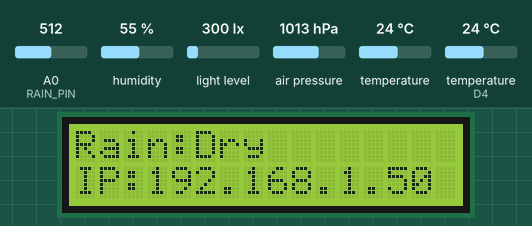
This sketch was run on a simulated ESP8266 (NodeMCU). On the bench: 16×2 character LCD. Inputs (shaded band) come from the test bench; at power-on: air pressure 1013 hPa, temperature 24 °C, humidity 55 %, light level 300 lx, A0 (RAIN_PIN) = 512, temperature (sensor on D4) 24 °C. WiFi joins after 1.5 s; servers stay silent unless stated.

Above: at 4.8 s.
4.9 s: air pressure set to 952 hPa
At 8.4 s:
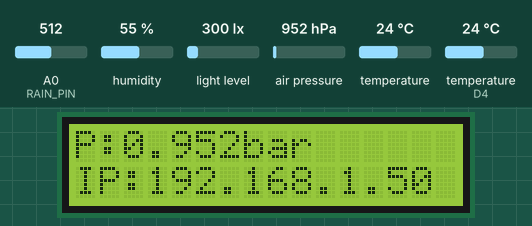
8.7 s: temperature (sensor 0) set to 12 °C
At 11.7 s:
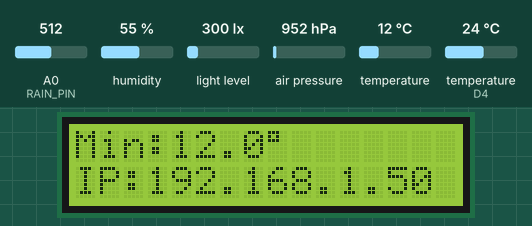
12.4 s: temperature (sensor 0) set to 28 °C
At 15.1 s:
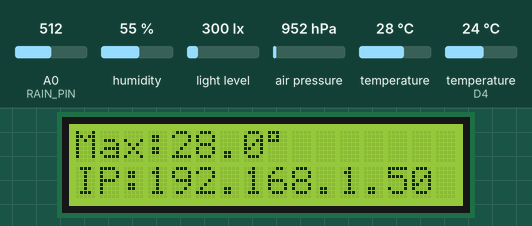
15.8 s: humidity set to 22 %
At 18.3 s:
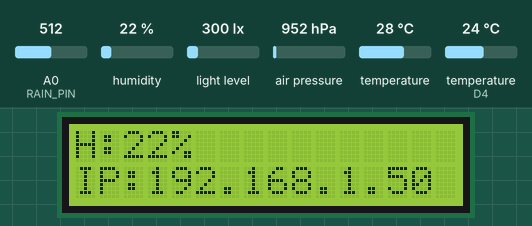
19.2 s: light level set to 40 lx
At 21.5 s:
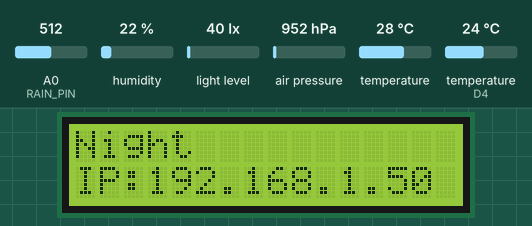
26.0 s: A0 (RAIN_PIN) set to 483
At 29.3 s:
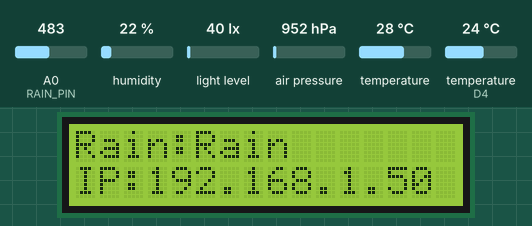
Timing chart, 0 to 30.4 s (numbered marks = the images above; inputs shaded):
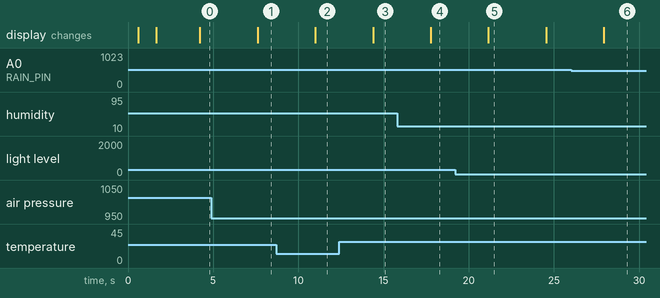

The sketch:

Weather_ai.ino
```cpp
#include <Wire.h>
#include <BH1750.h>
#include <Adafruit_Sensor.h>
#include <Adafruit_BMP280.h>
#include <LiquidCrystal_I2C.h>
#include <DHT11.h>
#include <ESP8266WiFi.h>
#include <ESP8266WebServer.h>
#include <WiFiClient.h>

/*
  ESP8266 IoT Weather Station with Web Server

  Features:
  - Web server provides JSON API for Django integration
  - Continuous display of current weather data on LCD first line
  - Static IP display on LCD second line
  - All requested sensor data available via HTTP
*/

// ─── Configuration ─────────────────────────────────────
#define SDA_PIN        D2
#define SCL_PIN        D1
#define DHT11_PIN      D4
#define RAIN_PIN       A0
#define LCD_ADDR       0x27
#define BH1750_ADDR    0x23
#define BMP280_ADDR    0x76

// WiFi credentials
const char* ssid = "yoyo";
const char* password = "01501908507m";

// Lux thresholds
#define LUX_NIGHT_TH         50
#define LUX_EARLY_MORN_TH    300
#define LUX_MORNING_TH       1000
#define LUX_AFTERNOON_TH     10000
#define RAIN_THRESHOLD       500

// ─── Global Variables ─────────────────────────────────
float max_temp = 0;
float min_temp = 100;
int max_feel_like = 0;
int min_feel_like = 100;
float current_realTemp = 0;
int current_humidity = 0;
String current_timePeriod = "";
String current_rainStatus = "";
float current_pressure = 0;
uint16_t current_lux = 0;

// Sensor objects
BH1750 lightMeter(BH1750_ADDR);
Adafruit_BMP280 bmp;
LiquidCrystal_I2C lcd(LCD_ADDR, 16, 2);
DHT11 dht11(DHT11_PIN);

// Web server
ESP8266WebServer server(80);

// ─── Helper Functions ──────────────────────────────────

String getTimePeriod(uint16_t lux) {
  if (lux < LUX_NIGHT_TH)         return "Night";
  else if (lux < LUX_EARLY_MORN_TH) return "Early Morn";
  else if (lux < LUX_MORNING_TH)    return "Morning";
  else if (lux < LUX_AFTERNOON_TH)  return "Afternoon";
  else                              return "Evening";
}

String getRainStatus() {
  int rainValue = analogRead(RAIN_PIN);
  return (rainValue < RAIN_THRESHOLD) ? "Rain" : "Dry";
}

void updateSensorData() {
  // Read all sensor data
  uint16_t lux = lightMeter.readLightLevel();
  current_lux = lux;

  current_realTemp = bmp.readTemperature();
  float feelsLikeC = 0.95*current_realTemp;
  current_humidity = dht11.readHumidity();
  current_pressure = bmp.readPressure() / 100000.0F;

  // Update time period and rain status
  current_timePeriod = getTimePeriod(lux);
  current_rainStatus = getRainStatus();

  // Update min/max values
  if (current_realTemp > max_temp) max_temp = current_realTemp;
  if (current_realTemp < min_temp) min_temp = current_realTemp;
  if (feelsLikeC > max_feel_like) max_feel_like = feelsLikeC;
  if (feelsLikeC < min_feel_like) min_feel_like = feelsLikeC;
}

void updateLCD() {
  // First line: Current weather data (scroll through different parameters)
  static unsigned long lastUpdate = 0;
  static int displayState = 0;

  if (millis() - lastUpdate > 3000) { // Change every 3 seconds
    lastUpdate = millis();
    displayState = (displayState + 1) % 7;

    lcd.setCursor(0, 0);
    lcd.print("                "); // Clear line

    switch(displayState) {
      case 0:
        lcd.setCursor(0, 0);
        lcd.print("T:");
        lcd.print(current_realTemp, 1);
        lcd.print((char)223);
        break;
      case 1:
        lcd.setCursor(0, 0);
        lcd.print("Rain:");
        lcd.print(current_rainStatus);
        break;
      case 2:
        lcd.setCursor(0, 0);
        lcd.print("P:");
        lcd.print(current_pressure, 3);
        lcd.print("bar");
        break;
      case 3:
        lcd.setCursor(0, 0);
        lcd.print("Min:");
        lcd.print(min_temp, 1);
        lcd.print((char)223);
        break;
      case 4:
        lcd.setCursor(0, 0);
        lcd.print("Max:");
        lcd.print(max_temp, 1);
        lcd.print((char)223);
        break;
      case 5:
        lcd.setCursor(0, 0);
        lcd.print("H:");
        lcd.print(current_humidity);
        lcd.print("%");
        break;
      case 6:
        lcd.setCursor(0, 0);
        lcd.print(current_timePeriod);
        break;
    }
  }

  // Second line: Static IP display
  lcd.setCursor(0, 1);
  lcd.print("IP:");
  lcd.print(WiFi.localIP());
}

// ─── Web Server Handlers ───────────────────────────────

void handleRoot() {
  String json;
  json.reserve(350);  // حجز مسبق للذاكرة لتقليل التهنيج

  json = "{";
  json += "\"min_feel_like\":" + String(min_feel_like) + ",";
  json += "\"max_feel_like\":" + String(max_feel_like) + ",";
  json += "\"min_temp\":" + String(min_temp, 2) + ",";
  json += "\"max_temp\":" + String(max_temp, 2) + ",";
  json += "\"humidity\":" + String(current_humidity) + ",";
  json += "\"time_period\":\"" + current_timePeriod + "\",";
  json += "\"realTempC\":" + String(current_realTemp, 2) + ",";
  json += "\"rain_status\":\"" + current_rainStatus + "\",";
  json += "\"pressure\":" + String(current_pressure, 3) + ",";
  json += "\"lux\":" + String(current_lux);
  json += "}";

  server.send(200, "application/json", json);
}

void handleNotFound() {
  server.send(404, "text/plain", "Not Found");
}

// ─── Setup ────────────────────────────────────────────

void setup() {
  // Initialize serial
  Serial.begin(115200);

  // Initialize I2C and sensors
  Wire.begin(SDA_PIN, SCL_PIN);
  lightMeter.begin();
  bmp.begin(BMP280_ADDR);

  // Initialize LCD
  lcd.init();
  lcd.backlight();
  lcd.clear();
  lcd.setCursor(0, 0);
  lcd.print("Initializing...");

  // Connect to WiFi
  WiFi.begin(ssid, password);
  while (WiFi.status() != WL_CONNECTED) {
    delay(500);
    lcd.setCursor(0, 1);
    lcd.print("Connecting...");
  }

  // Set up web server
  server.on("/", handleRoot);
  server.onNotFound(handleNotFound);
  server.begin();

  // Display initial info
  lcd.clear();
  lcd.setCursor(0, 0);
  lcd.print("Weather Station");
  lcd.setCursor(0, 1);
  lcd.print("IP:");
  lcd.print(WiFi.localIP());
  delay(2000);
}

// ─── Main Loop ────────────────────────────────────────

void loop() {
  // Update sensor data
  updateSensorData();

  // Update LCD display
  updateLCD();

  // Handle web server requests
  server.handleClient();

  // Small delay to prevent flickering
  delay(300);
yield();

}
```

Measured:
- the behaviour switches between 500 and 499 on A0 (RAIN_PIN) (found by bisection; images 5 and 6)
- after the input at 4.9 s, the display: changes after 2.7 s (image 1)
- after the input at 8.7 s, the display: changes after 2.3 s (image 2)
- after the input at 12.4 s, the display: changes after 2.0 s (image 3)
- after the input at 15.8 s, the display: changes after 2.0 s (image 4)
- after the input at 19.2 s, the display: changes after 2.0 s (image 5)
- after the input at 26.0 s, the display: changes after 1.9 s (image 6)
